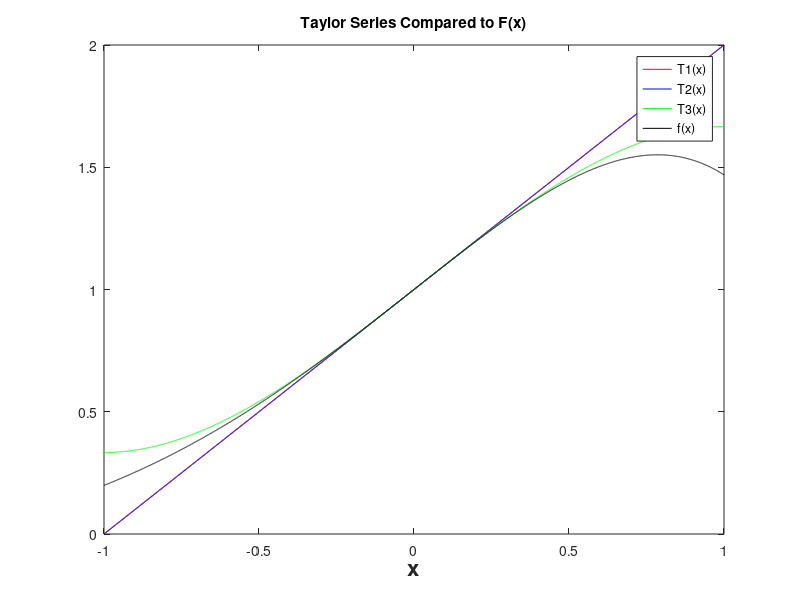
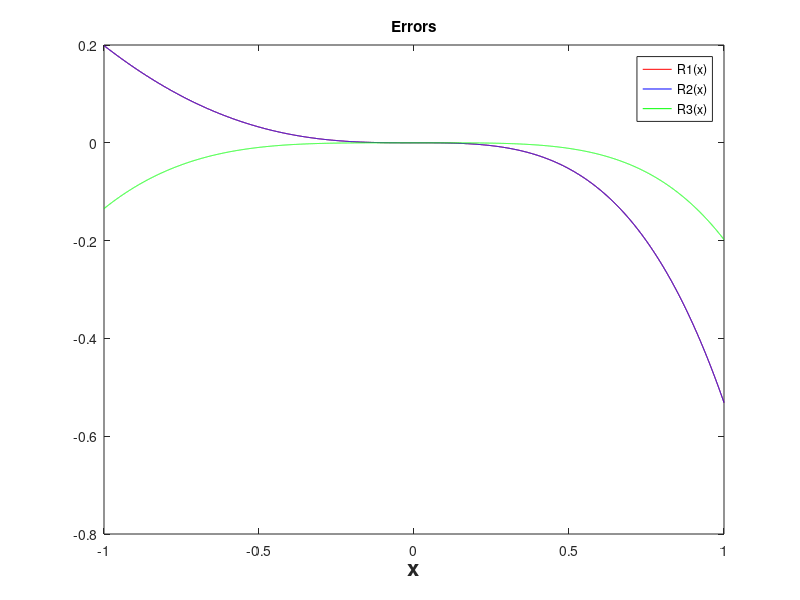
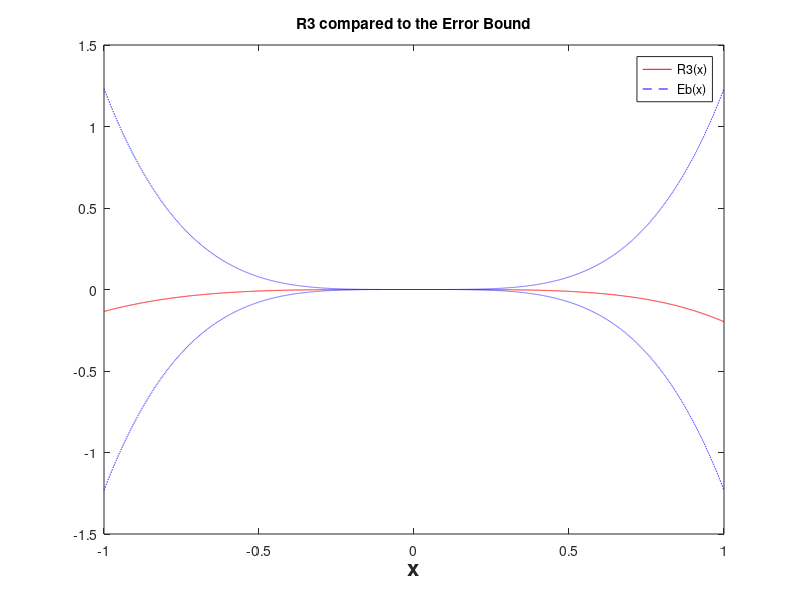

The MATLAB script that drew these images, in order:
function FinalProblem1
 
 xvals = linspace(-1,1,1e4);
 f = @(x) exp(x).*cos(x);
 
 t1 = @(x) 1+x;
 t2 = @(x) 1+x;
 t3 = @(x) 1+x-((x.^3)./3);
 r1 = @(x) f(x) - t1(x);
 r2 = @(x) f(x) - t2(x);
 r3 = @(x) f(x) - t3(x);
 
 errorBound = @(x) exp(2)/6*x.^4;
 
 
figure(1)
plot(xvals,t1(xvals),'r',xvals,t2(xvals),'b',xvals,t3(xvals),'g',xvals,f(xvals),'k')
title('Taylor Series Compared to F(x)')
xlabel('x','FontSize',16,'FontWeight','bold')
legend('T1(x)','T2(x)','T3(x)','f(x)')
 
figure(2)
plot(xvals,r1(xvals),'r',xvals,r2(xvals),'b',xvals,r3(xvals),'g')
title('Errors')
xlabel('x','FontSize',16,'FontWeight','bold')
legend('R1(x)','R2(x)','R3(x)')
 
figure(3)
plot(xvals,r3(xvals),'r',xvals,errorBound(xvals),'b--',xvals,-errorBound(xvals),'b--')
title('R3 compared to the Error Bound')
xlabel('x','FontSize',16,'FontWeight','bold')
legend('R3(x)','Eb(x)')
 
 end
